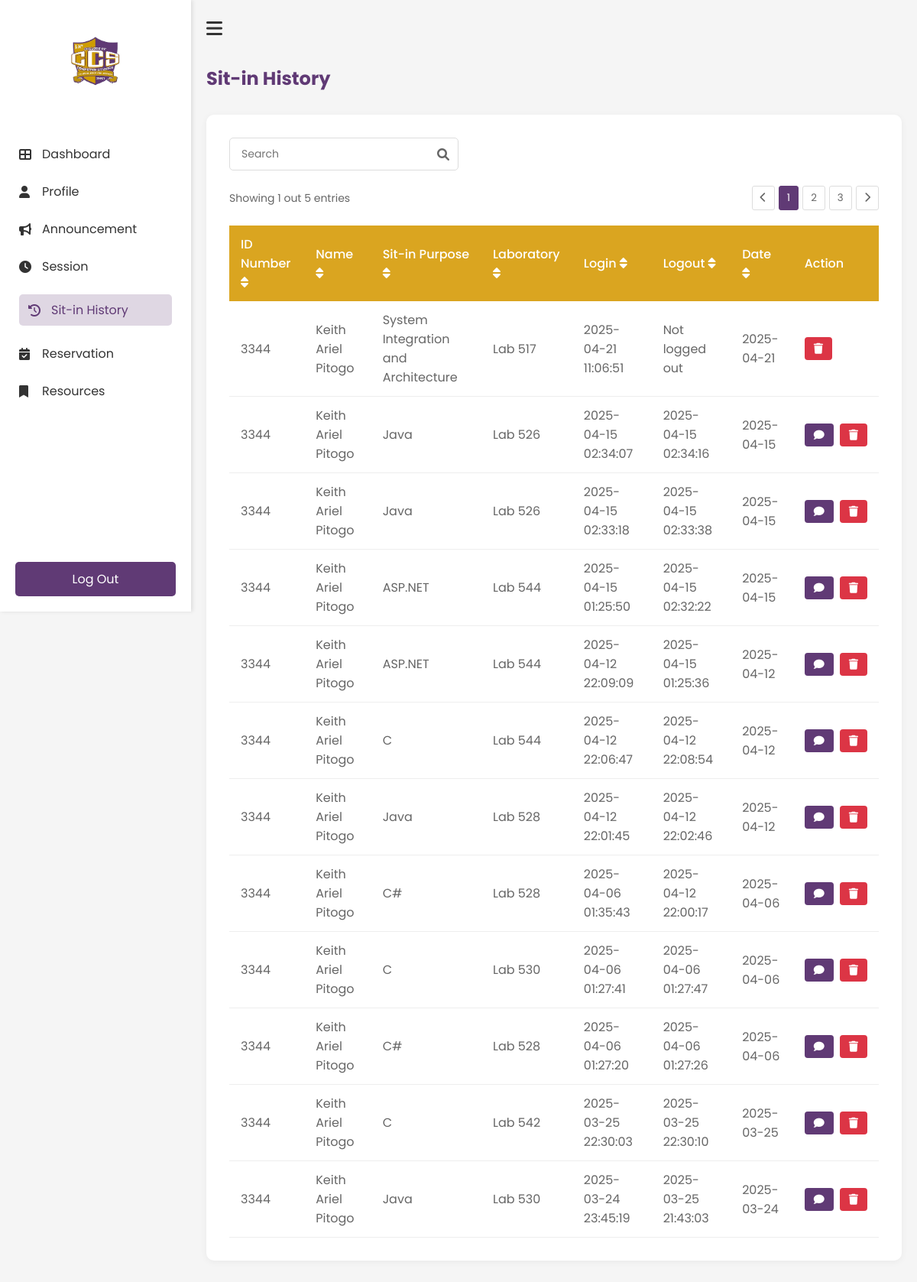
The page /History (signed in) on the database as committed earlier.
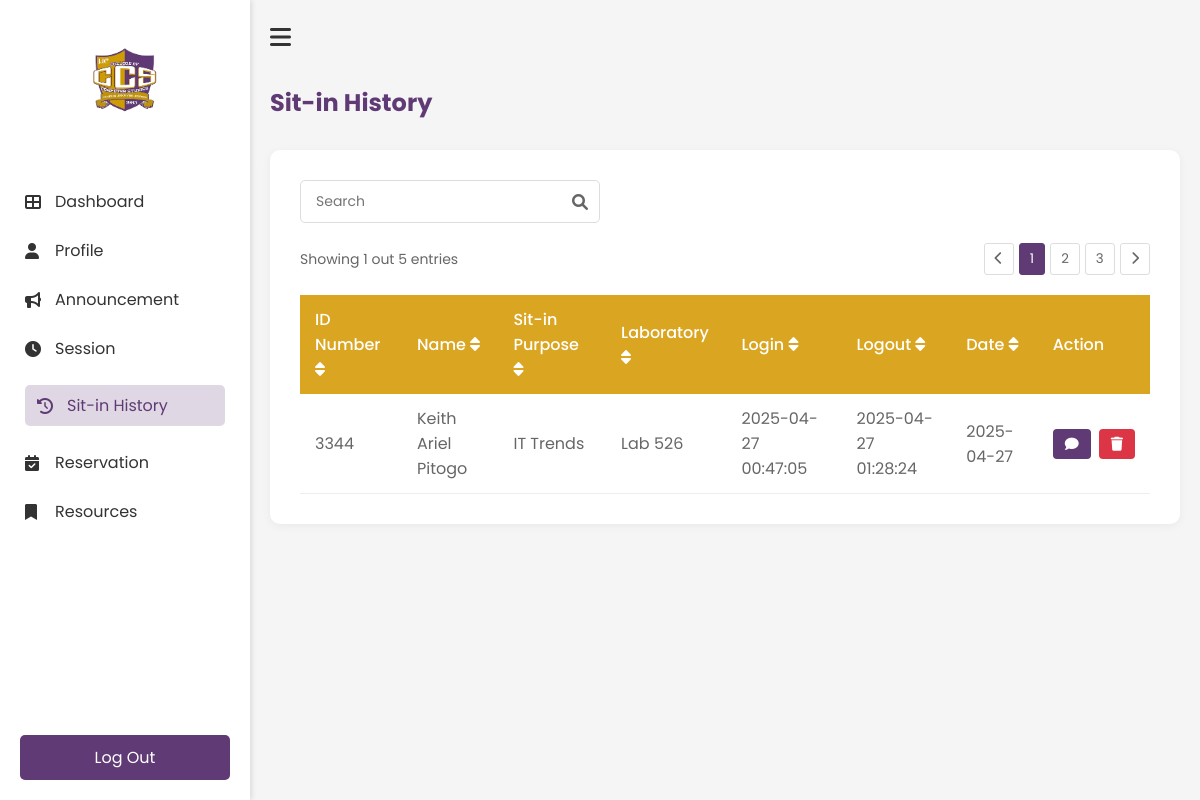
The same page on the database as committed later.
### tables this page shows
CREATE TABLE reservations (
                id INTEGER PRIMARY KEY AUTOINCREMENT,
                idno TEXT NOT NULL,
                purpose TEXT NOT NULL,
                lab TEXT NOT NULL,
                computer_number INTEGER NOT NULL,
                time_in DATETIME NOT NULL,
                time_out DATETIME,
                status TEXT DEFAULT 'Pending',
                requested_time DATETIME,
                FOREIGN KEY (idno) REFERENCES users(IDNO)
            );

### app.py (the view)
@app.route('/History')
def History():
    if 'username' not in session:
        return redirect(url_for('login'))
    history = get_user_history(session['student_id'])
    return render_template('student/history.html', history=history)

### templates/student/history.html (shortened to what this page needs)
<!DOCTYPE html>
<html lang="en">
    <head>
        <link rel="stylesheet" href="{{ url_for('static', filename='student/history.css') }}">
        <link rel="stylesheet" href="https://cdnjs.cloudflare.com/ajax/libs/font-awesome/6.0.0-beta3/css/all.min.css">
    </head>
    <body>
        <div class="history-container">
            <nav class="sidebar" id="sidebar">
                <div class="logo-container">
                    <img src="{{ url_for('static', filename='images/ccs.png') }}" alt="ccs logo" class="logo">
                </div>
                <ul class="nav-links">
                    <li><a href="{{ url_for('Dashboard') }}"><i class="fas fa-th-large"></i>Dashboard</a></li>
                    <li><a href="{{ url_for('Profile') }}"><i class="fas fa-user"></i>Profile</a></li>
                    <li><a href="{{ url_for('Announcement') }}"><i class="fas fa-bullhorn"></i>Announcement</a></li>
                    <li><a href="{{ url_for('Session') }}"><i class="fas fa-clock"></i>Session</a></li>
                    <li><a href="{{ url_for('History') }}" class="active"><i class="fas fa-history"></i>Sit-in History</a></li>
                    <li><a href="{{ url_for('Reservation') }}"><i class="fas fa-calendar-check"></i>Reservation</a></li>
                    <li><a href="{{ url_for('Resources') }}"><i class="fas fa-bookmark"></i>Resources</a></li>
                </ul>
                <div class="logout-section">
                    <a href="{{ url_for('logout') }}" class="logout-btn"></i>Log Out</a>
                </div>
            </nav>
            <main class="main-content">
                <div class="top-bar">
                    <button id="sidebar-toggle" class="hamburger-btn"><i class="fas fa-bars"></i></button>
                </div>
                <h1 class="header">Sit-in History</h1>
                <div class="history-card">
                    <div class="search-container">
                        <input type="text" id="searchInput" placeholder="Search" class="search-input">
                        <i class="fas fa-search search-icon"></i>
                    </div>
                    <div class="table-container">
                        <div class="pagination-top">
                            <span>Showing 1 out 5 entries</span>
                            <div class="pagination-controls">
                                <button class="page-btn"><i class="fas fa-chevron-left"></i></button>
                                <button class="page-btn active">1</button>
                                <button class="page-btn">2</button>
                                <button class="page-btn">3</button>
                                <button class="page-btn"><i class="fas fa-chevron-right"></i></button>
                            </div>
                        </div>
                <table class="history-table" id="historyTable">
                    <thead>
                        <tr>
                            <th onclick="sortTable(0)">ID Number <i class="fas fa-sort"></i></th>
                            <th onclick="sortTable(1)">Name <i class="fas fa-sort"></i></th>
                            <th onclick="sortTable(2)">Sit-in Purpose <i class="fas fa-sort"></i></th>
                            <th onclick="sortTable(3)">Laboratory <i class="fas fa-sort"></i></th>
                            <th onclick="sortTable(4)">Login <i class="fas fa-sort"></i></th>
                            <th onclick="sortTable(5)">Logout <i class="fas fa-sort"></i></th>
                            <th onclick="sortTable(6)">Date <i class="fas fa-sort"></i></th>
                            <th>Action</th>
                        </tr>
                    </thead>
                    <tbody>
                            {% for record in history %}
                            <tr data-id="{{ record.id }}">
                                <td>{{ record.idno }}</td>
                                <td>{{ record.name }}</td>
                                <td>{{ record.purpose }}</td>
                                <td>{{ record.laboratory }}</td>
                                <td>{{ record.login }}</td>
                                <td>{{ record.logout }}</td>
                                <td>{{ record.date }}</td>
                                <td>
                                    <div class="action-buttons">
                                        {% if record.status == 'Completed' %}
                                            <button class="feedback-btn" onclick="openFeedbackModal('{{ record.id }}')">
                                                <i class="fas fa-comment"></i>
                                            </button>
                                        {% endif %}
                                        <button class="delete-btn" onclick="deleteRecord('{{ record.id }}')">
                                            <i class="fas fa-trash"></i>
                                        </button>
                                    </div>
                                </td>
                            </tr>
                            {% endfor %}
                        </tbody>
                </table>
            </div>
        </div>
    </main>
    </body>
</html>

### static/student/history.css (style rules this page uses)
* { margin: 0; padding: 0; box-sizing: border-box; font-family: 'Poppins', sans-serif; }
body { background-color: #f5f5f5; }
.history-container { display: flex; min-height: 100vh; }
.history-card { background: white; border-radius: 10px; padding: 30px; box-shadow: 0 2px 10px rgba(0, 0, 0, 0.05); margin: 20px 0; }
.search-container { position: relative; margin-bottom: 20px; max-width: 300px; }
.search-input { width: 100%; padding: 10px 35px 10px 15px; border: 1px solid #ddd; border-radius: 5px; font-size: 14px; }
.search-icon { position: absolute; right: 12px; top: 50%; transform: translateY(-50%); color: #666; }
.table-container { overflow-x: auto; }
.pagination-top { display: flex; justify-content: space-between; align-items: center; margin-bottom: 20px; color: #666; font-size: 14px; }
.pagination-controls { display: flex; gap: 5px; }
.page-btn { padding: 5px 10px; border: 1px solid #ddd; background: white; border-radius: 3px; cursor: pointer; color: #666; }
.page-btn.active { background-color: #603A75; color: white; border-color: #603A75; }
.history-table { width: 100%; border-collapse: collapse; margin-top: 10px; }
.history-table th { background-color: #DAA520; color: white; text-align: left; padding: 12px 15px; font-weight: 500; }
.history-table td { padding: 12px 15px; border-bottom: 1px solid #eee; color: #666; }
.sidebar { width: 250px; height: 100vh; position: fixed; left: 0; top: 0; background-color: white; padding: 20px 0; transition: all 0.3s ease; box-shadow: 2px 0 5px rgba(0, 0, 0, 0.1); z-index: 1000; }
.main-content { margin-left: 250px; transition: all 0.3s ease; width: calc(100% - 250px); padding: 20px; }
.main-content { flex: 1; padding: 20px; transition: all 0.3s ease; }
.top-bar { display: flex; align-items: center; margin-bottom: 30px; }
.hamburger-btn { background: none; border: none; font-size: 24px; cursor: pointer; margin-right: 15px; color: #333; }
.logo-container { text-align: center; padding: 20px 0; }
.logo { width: 80px; height: auto; }
.nav-links { list-style: none; padding: 0; margin-top: 30px; }
.nav-links li { padding: 12px 25px; }
.nav-links li a { color: #333; text-decoration: none; display: flex; align-items: center; transition: 0.3s; }
.nav-links li a:hover, .nav-links li a.active { padding: 8px 12px; border-radius: 5px; color: #603A75; background-color: rgba(96, 58, 117, 0.2); }
.nav-links li a i { margin-right: 10px; width: 20px; }
.nav-links li a:hover, .nav-links li a.active { color: #603A75; }
.logout-section { position: absolute; bottom: 20px; width: 100%; padding: 0 20px; }
.logout-btn { display: block; width: 100%; padding: 10px; background-color: #603A75; color: white; text-align: center; text-decoration: none; border-radius: 5px; transition: 0.3s; }
.main-content h1 { color: #603A75; margin-bottom: 30px; font-size: 24px; }
.feedback-btn { background-color: #603A75; color: white; border: none; padding: 8px 12px; border-radius: 4px; cursor: pointer; font-family: 'Poppins', sans-serif; display: flex; align-items: center; gap: 5px; }
.feedback-btn i { font-size: 14px; }
.action-buttons { display: flex; gap: 8px; }
.delete-btn { background-color: #dc3545; color: white; border: none; padding: 8px 12px; border-radius: 4px; cursor: pointer; font-family: 'Poppins', sans-serif; display: flex; align-items: center; }
.delete-btn i { font-size: 14px; }

Rows that differ between the two databases and show on the page:
removed reservations: idno "3344", name "Keith Ariel Pitogo", purpose "System Integration and Architecture", laboratory "Lab 517", login "2025-04-21 11:06:51", logout "Not logged out", date "2025-04-21"
removed reservations: idno "3344", name "Keith Ariel Pitogo", purpose "Java", laboratory "Lab 526", login "2025-04-15 02:34:07", logout "2025-04-15 02:34:16", date "2025-04-15"
removed reservations: idno "3344", name "Keith Ariel Pitogo", purpose "Java", laboratory "Lab 526", login "2025-04-15 02:33:18", logout "2025-04-15 02:33:38", date "2025-04-15"
removed reservations: idno "3344", name "Keith Ariel Pitogo", purpose "ASP.NET", laboratory "Lab 544", login "2025-04-15 01:25:50", logout "2025-04-15 02:32:22", date "2025-04-15"
removed reservations: idno "3344", name "Keith Ariel Pitogo", purpose "ASP.NET", laboratory "Lab 544", login "2025-04-12 22:09:09", logout "2025-04-15 01:25:36", date "2025-04-12"
removed reservations: idno "3344", name "Keith Ariel Pitogo", purpose "C", laboratory "Lab 544", login "2025-04-12 22:06:47", logout "2025-04-12 22:08:54", date "2025-04-12"
removed reservations: idno "3344", name "Keith Ariel Pitogo", purpose "Java", laboratory "Lab 528", login "2025-04-12 22:01:45", logout "2025-04-12 22:02:46", date "2025-04-12"
removed reservations: idno "3344", name "Keith Ariel Pitogo", purpose "C#", laboratory "Lab 528", login "2025-04-06 01:35:43", logout "2025-04-12 22:00:17", date "2025-04-06"
removed reservations: idno "3344", name "Keith Ariel Pitogo", purpose "C", laboratory "Lab 530", login "2025-04-06 01:27:41", logout "2025-04-06 01:27:47", date "2025-04-06"
removed reservations: idno "3344", name "Keith Ariel Pitogo", purpose "C#", laboratory "Lab 528", login "2025-04-06 01:27:20", logout "2025-04-06 01:27:26", date "2025-04-06"
removed reservations: idno "3344", name "Keith Ariel Pitogo", purpose "C", laboratory "Lab 542", login "2025-03-25 22:30:03", logout "2025-03-25 22:30:10", date "2025-03-25"
removed reservations: idno "3344", name "Keith Ariel Pitogo", purpose "Java", laboratory "Lab 530", login "2025-03-24 23:45:19", logout "2025-03-25 21:43:03", date "2025-03-24"
added reservations: idno "3344", name "Keith Ariel Pitogo", purpose "IT Trends", laboratory "Lab 526", login "2025-04-27 00:47:05", logout "2025-04-27 01:28:24", date "2025-04-27"
